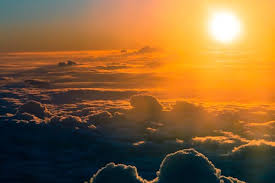
#> input picture Sem V/CV Lab/Lab 04/sky.png, 275 x 183 px
$ python Q3.py
#> lines starting #> are read from the running program, lines starting #| are printed output that depends on the picture; after the words box and inside, x2 and y2 are one past the last pixel; in counts of white or black regions, pixels touching at a corner belong together
import cv2
img = cv2.imread('sky.png')
#> img is the input picture: shape (183, 275, 3); mean B, G, R 54.3, 98.8, 137.2
hsv_img = cv2.cvtColor(img, cv2.COLOR_BGR2HSV)
#> hsv_img: shape (183, 275, 3); mean H, S, V 40.8, 168.5, 144.7

lower_range = (0, 50, 50)

upper_range = (150, 255, 255)
mask = cv2.inRange(hsv_img, lower_range, upper_range)
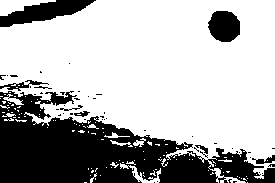
#> mask: shape (183, 275); 69.5% white; 52 black regions (43 under 20 px), largest, box (x1, y1, x2, y2) and area: (0, 91, 275, 183) 12682, (0, 0, 96, 27) 1273, (208, 11, 240, 42) 792
color_image = cv2.bitwise_and(img, img, mask=mask)
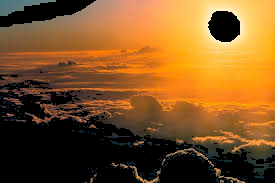
#> color_image: shape (183, 275, 3); mean B, G, R 37.8, 84.4, 126.6

cv2.imshow('Original Image', img)
cv2.imshow('Coloured Image', color_image)
cv2.waitKey(0)
cv2.destroyAllWindows()

$ run again, with Sem V/CV Lab/Lab 04/road.png copied over Sem V/CV Lab/Lab 04/sky.png
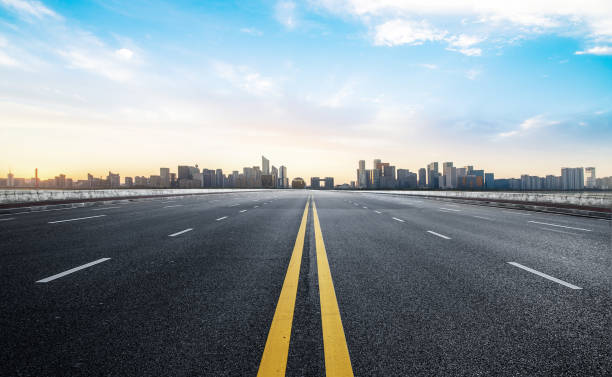
#> input picture Sem V/CV Lab/Lab 04/road.png, 612 x 377 px
#> img is the input picture: shape (377, 612, 3); mean B, G, R 153.6, 147.4, 135.2
#> hsv_img: shape (377, 612, 3); mean H, S, V 90.8, 50.2, 159.4
#> `mask = cv2.inRange(hsv_img, lower_range, upper_range)`:
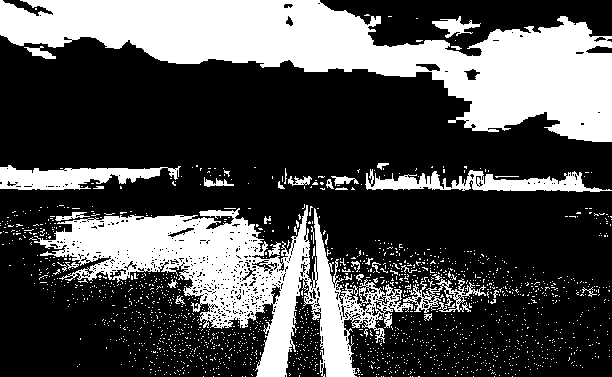
#> mask: shape (377, 612); 30.7% white; 1728 white regions (1691 under 20 px), largest, box (x1, y1, x2, y2) and area: (0, 0, 612, 142) 37392, (34, 205, 413, 377) 22040, (365, 169, 612, 192) 2632
#> `color_image = cv2.bitwise_and(img, img, mask=mask)`:
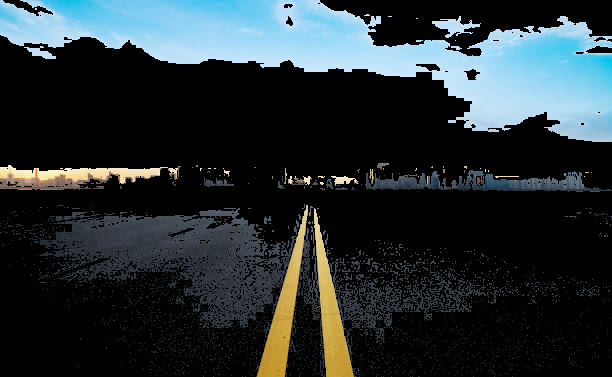
#> color_image: shape (377, 612, 3); mean B, G, R 51.4, 48.3, 38.9
